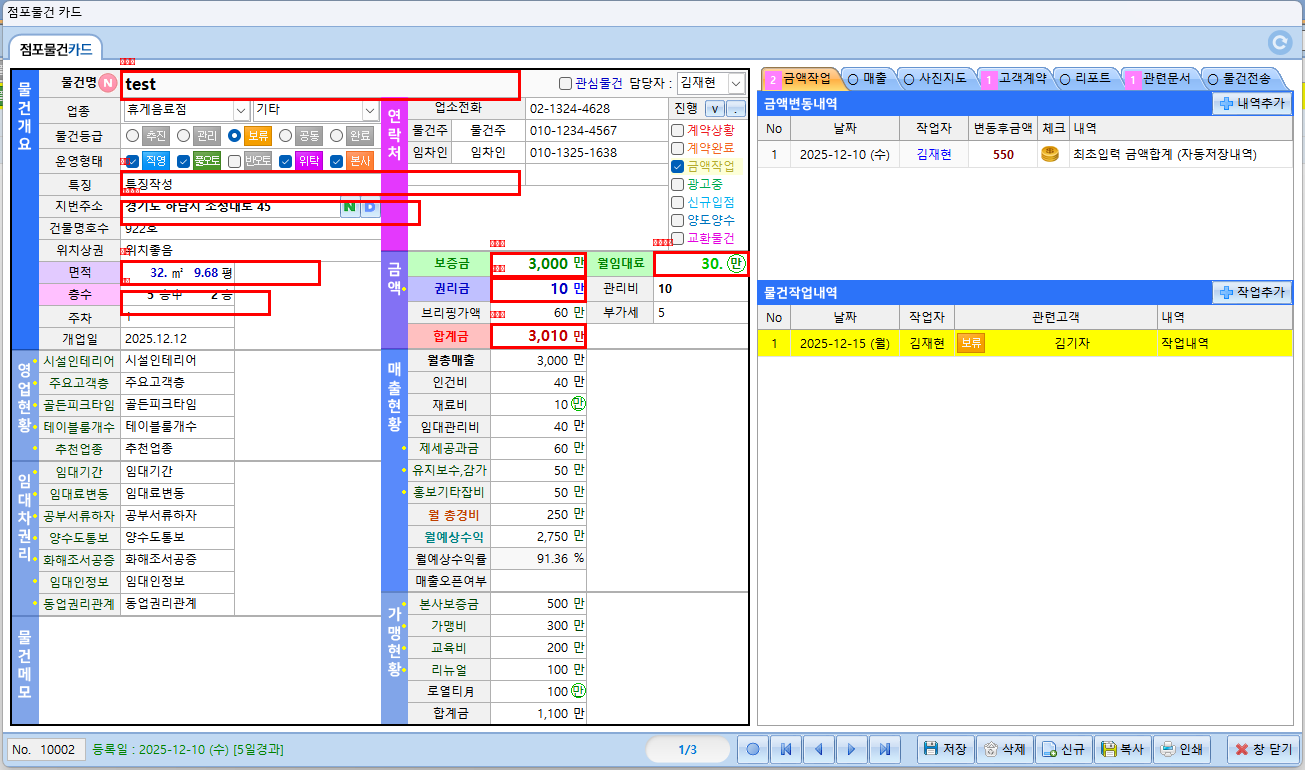

The Python source for this figure:
import sys
import os
import time
from pywinauto import Application
from PIL import Image, ImageDraw, ImageFont

# Robust Import
try:
    from crawler.config import REGIONS
except ImportError:
    try:
        from config import REGIONS
    except ImportError:
        print("[ERROR] Could not find config.py")
        sys.exit(1)

def draw_debug_regions():
    target_title = "점포물건 카드"
    print(f"Connecting to window: '{target_title}'...")

    try:
        app = Application(backend="uia").connect(title=target_title, timeout=10)
        
        # ... (Focus logic preserved) ...
        dlg = app.window(title=target_title)
        if dlg.is_minimized(): dlg.restore()
        dlg.set_focus()
        time.sleep(1.0)
        
        # Capture absolute
        print("Capturing window...")
        original_img = dlg.capture_as_image()
        
        draw = ImageDraw.Draw(original_img)
        
        # Draw regions from CONFIG
        for label, (x, y, w, h) in REGIONS.items():
            draw.rectangle([x, y, x+w, y+h], outline="red", width=3)
            draw.text((x, y-15), label, fill="red")
            
        # Draw NEXT BUTTON
        try:
            from crawler.config import NEXT_BUTTON
            nx, ny = NEXT_BUTTON
            # Draw a small target circle/box for the button
            draw.rectangle([nx-10, ny-10, nx+10, ny+10], outline="blue", width=3)
            draw.text((nx-20, ny-25), "NEXT BUTTON", fill="blue")
        except ImportError:
            pass

        # Draw CHECKBOXES (Green)
        try:
            from crawler.config import CHECKBOXES
            for label, (x, y, w, h) in CHECKBOXES.items():
                draw.rectangle([x, y, x+w, y+h], outline="green", width=3)
                draw.text((x, y-15), label, fill="green")
        except ImportError:
            pass

        save_path = os.path.join(os.getcwd(), "crawler", "debug_regions.png")
        original_img.save(save_path)
        print(f"[SUCCESS] Saved debug image to: {save_path}")
        print("Please check this image and tell me which boxes are wrong.")

    except Exception as e:
        print(f"Error: {e}")

if __name__ == "__main__":
    draw_debug_regions()
